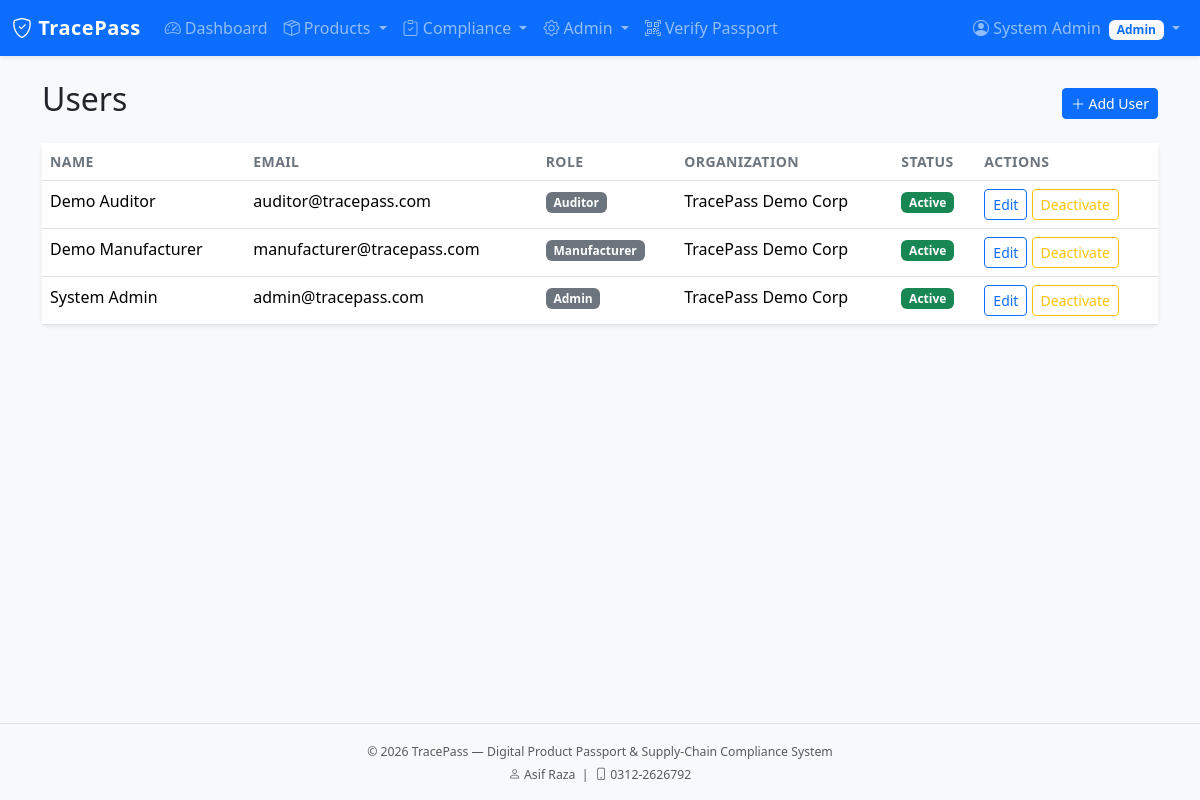
Page /admin/users (signed in) on the committed database.
### app/models/user.py (models this page shows, shortened)
class User(UserMixin, db.Model):
    __tablename__ = 'users'
    id = db.Column(db.Integer, primary_key=True)
    name = db.Column(db.String(100), nullable=False)
    email = db.Column(db.String(120), unique=True, nullable=False, index=True)
    password_hash = db.Column(db.String(256), nullable=False)
    role_id = db.Column(db.Integer, db.ForeignKey('roles.id'), nullable=False)
    organization_id = db.Column(db.Integer, db.ForeignKey('organizations.id'), nullable=True)
    is_active = db.Column(db.Boolean, default=True)
    last_login = db.Column(db.DateTime)
    created_at = db.Column(db.DateTime, default=datetime.utcnow)
    updated_at = db.Column(db.DateTime, default=datetime.utcnow, onupdate=datetime.utcnow)
    @property
    def password(self):
        raise AttributeError('password is not a readable attribute')
    def has_role(self, *role_names):
        if self.role is None:
            return False
        return self.role.name in role_names

### app/models/role.py (models this page shows, shortened)
class Role(db.Model):
    __tablename__ = 'roles'
    id = db.Column(db.Integer, primary_key=True)
    name = db.Column(db.String(64), unique=True, nullable=False, index=True)
    description = db.Column(db.String(255))
    permissions = db.Column(db.Integer, default=0)  # bitmask style if needed later
    is_default = db.Column(db.Boolean, default=False)
    created_at = db.Column(db.DateTime, default=datetime.utcnow)
    users = db.relationship('User', backref='role', lazy='dynamic')
    PERMISSION_VIEW_PUBLIC = 0x01
    PERMISSION_MANAGE_PRODUCTS = 0x02
    PERMISSION_MANAGE_SUPPLIERS = 0x04
    PERMISSION_COMPLIANCE = 0x08
    PERMISSION_ADMIN = 0x80

### app/models/organization.py (models this page shows, shortened)
class Organization(db.Model):
    __tablename__ = 'organizations'
    id = db.Column(db.Integer, primary_key=True)
    name = db.Column(db.String(150), nullable=False, index=True)
    type = db.Column(db.String(50), nullable=False)  # supplier, manufacturer, distributor, auditor, other
    registration_no = db.Column(db.String(100), unique=True)
    contact_email = db.Column(db.String(120))
    contact_phone = db.Column(db.String(30))
    address = db.Column(db.Text)
    country = db.Column(db.String(80))
    is_verified = db.Column(db.Boolean, default=False)
    is_active = db.Column(db.Boolean, default=True)
    created_at = db.Column(db.DateTime, default=datetime.utcnow)
    updated_at = db.Column(db.DateTime, default=datetime.utcnow, onupdate=datetime.utcnow)
    users = db.relationship('User', backref='organization', lazy='dynamic')

### app/admin/routes.py (the view)
@admin_bp.route('/users')
@login_required
@admin_required
def users():
    page = request.args.get('page', 1, type=int)
    pagination = User.query.order_by(User.created_at.desc()).paginate(
        page=page, per_page=10, error_out=False
    )
    return render_template('admin/users.html', title='Manage Users',
                           users=pagination.items, pagination=pagination)

### app/models/user.py (called while the page is built)
@login_manager.user_loader
def load_user(user_id):
    return User.query.get(int(user_id))

### app/templates/admin/users.html (shortened to what this page needs)
{% extends "base.html" %}
{% block content %}
<div class="container">
    <div class="d-flex justify-content-between align-items-center mb-3">
        <h2>Users</h2>
        <a href="{{ url_for('admin.create_user') }}" class="btn btn-primary btn-sm">
            <i class="bi bi-plus-lg"></i> Add User
        </a>
    </div>
    <div class="card">
        <div class="table-responsive">
            <table class="table table-hover mb-0">
                <thead>
                    <tr>
                        <th>Name</th>
                        <th>Email</th>
                        <th>Role</th>
                        <th>Organization</th>
                        <th>Status</th>
                        <th>Actions</th>
                    </tr>
                </thead>
                <tbody>
                    {% for u in users %}
                    <tr>
                        <td>{{ u.name }}</td>
                        <td>{{ u.email }}</td>
                        <td><span class="badge bg-secondary">{{ u.role.name }}</span></td>
                        <td>{{ u.organization.name if u.organization else '—' }}</td>
                        <td>
                            {% if u.is_active %}
                                <span class="badge bg-success">Active</span>
                            {% else %}
                                <span class="badge bg-danger">Inactive</span>
                            {% endif %}
                        </td>
                        <td>
                            <a href="{{ url_for('admin.edit_user', id=u.id) }}" class="btn btn-sm btn-outline-primary">Edit</a>
                            <form method="POST" action="{{ url_for('admin.toggle_user', id=u.id) }}" class="d-inline">
                                <button type="submit" class="btn btn-sm btn-outline-warning"
                                        onclick="return confirm('Toggle status for {{ u.name }}?')">
                                    {{ 'Deactivate' if u.is_active else 'Activate' }}
                                </button>
                            </form>
                        </td>
                    </tr>
                    {% else %}
                    <tr><td colspan="6" class="text-center text-muted">No users found.</td></tr>
                    {% endfor %}
                </tbody>
            </table>
        </div>
    </div>
</div>
{% endblock %}

### app/templates/includes/navbar.html (shortened to what this page needs)
<nav class="navbar navbar-expand-lg navbar-dark bg-primary shadow-sm">
    <div class="container-fluid">
        <a class="navbar-brand fw-bold" href="{{ url_for('main.index') }}">
            <i class="bi bi-shield-check"></i> TracePass
        </a>
        <div class="collapse navbar-collapse" id="mainNav">
            <ul class="navbar-nav me-auto mb-2 mb-lg-0">
                {% if current_user.is_authenticated %}
                    <li class="nav-item">
                        <a class="nav-link" href="{{ url_for('main.dashboard') }}">
                            <i class="bi bi-speedometer2"></i> Dashboard
                        </a>
                    </li>
                    {% if current_user.has_role('Manufacturer', 'Admin', 'Auditor', 'Distributor', 'Supplier') %}
                    <li class="nav-item dropdown">
                        <a class="nav-link dropdown-toggle" href="#" data-bs-toggle="dropdown">
                            <i class="bi bi-box-seam"></i> Products
                        </a>
                    </li>
                    {% endif %}
                    {% if current_user.has_role('Auditor', 'Admin') %}
                    <li class="nav-item dropdown">
                        <a class="nav-link dropdown-toggle" href="#" data-bs-toggle="dropdown">
                            <i class="bi bi-clipboard-check"></i> Compliance
                        </a>
                    </li>
                    {% elif current_user.has_role('Supplier', 'Manufacturer') %}
                    <li class="nav-item">
                        <a class="nav-link" href="{{ url_for('compliance.certificates') }}">
                            <i class="bi bi-file-earmark-check"></i> Certificates
                        </a>
                    </li>
                    {% endif %}
                    {% if current_user.has_role('Admin') %}
                    <li class="nav-item dropdown">
                        <a class="nav-link dropdown-toggle" href="#" data-bs-toggle="dropdown">
                            <i class="bi bi-gear"></i> Admin
                        </a>
                    </li>
                    {% endif %}
                {% endif %}
                <li class="nav-item">
                    <a class="nav-link" href="{{ url_for('public.verify') }}">
                        <i class="bi bi-qr-code-scan"></i> Verify Passport
                    </a>
                </li>
            </ul>
            <ul class="navbar-nav ms-auto">
                {% if current_user.is_authenticated %}
                    <li class="nav-item dropdown">
                        <a class="nav-link dropdown-toggle" href="#" data-bs-toggle="dropdown">
                            <i class="bi bi-person-circle"></i>
                            {{ current_user.name }}
                            <span class="badge bg-light text-primary ms-1">{{ current_user.role.name }}</span>
                        </a>
                    </li>
                {% endif %}
            </ul>
        </div>
    </div>
</nav>

### app/static/css/style.css (style rules this page uses)
:root { --tp-primary: #0d6efd; --tp-dark: #0a2540; }
body { min-height: 100vh; display: flex; flex-direction: column; background-color: #f8f9fa; }
.navbar-brand { letter-spacing: 0.5px; }
.card { border: none; box-shadow: 0 0.125rem 0.25rem rgba(0, 0, 0, 0.075); }
.table th { font-weight: 600; font-size: 0.875rem; text-transform: uppercase; letter-spacing: 0.03em; color: #6c757d; }

### rows in the picture
User: name "System Admin", email "admin@tracepass.com", role.name "Admin", organization "TracePass Demo Corp", shows "Active", is_active "Deactivate"
Role: role.name "Admin"
User: name "Demo Auditor", email "auditor@tracepass.com", role.name "Auditor", organization "TracePass Demo Corp", shows "Active", is_active "Deactivate"
User: name "Demo Manufacturer", email "manufacturer@tracepass.com", role.name "Manufacturer", organization "TracePass Demo Corp", shows "Active", is_active "Deactivate"
